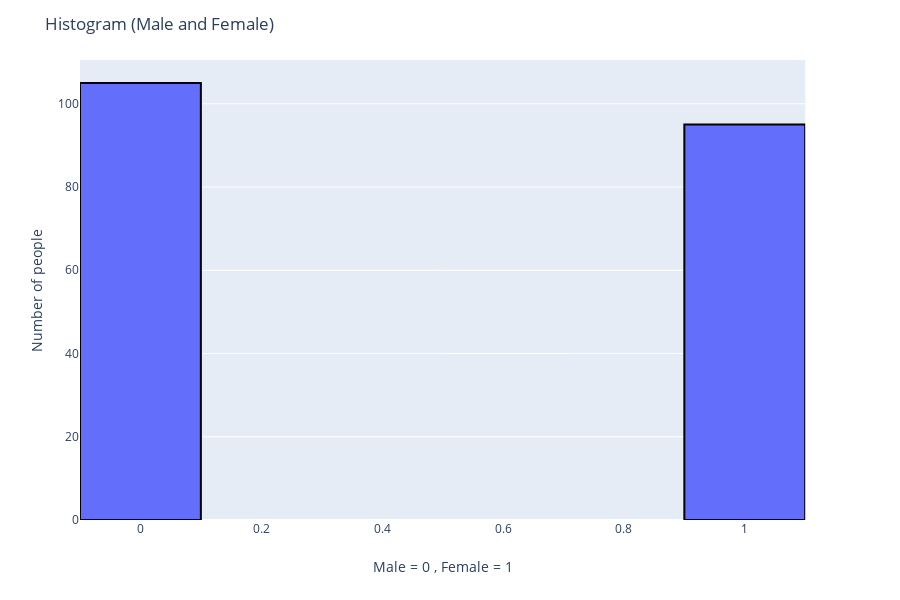

Notebook code for this chart:
### Markdown cell above
# Variable 1 (Gender)

In this section I will generate an array of 200 numbers that will either be 0 that represents Male or 1 that represents Female.

Once the array is completed I will generate a histogram to display the overall distribution. I have set the nbin size to 6 so that it will display two bars. The histogram is interactive and by this I mean that when you place the mouse pointer over one of the bars it will display that X is either 0(Male) or 1(Female) along with the total number of 0's and 1's that are in the array. The total number of 0's in the array is 106 and the total number of 1's is 94.

### Code cell
'''Generate 200 numbers to represent male(0) and female(1)'''

gender=np.random.choice(2,200) # Generate a uniform random sample.
#print(gender) # Print to screen - Testing purpose to check seed worked

# Create a histogram that is interactive
#fig = go.Figure()
fig = px.histogram(x=gender, nbins=6) # Add the array age to be displayed

# Add black line around the bars represented.
fig.data[0].marker.line.width = 2
fig.data[0].marker.line.color = "black"

# Set the graph labels
fig.update_layout(
    title="Histogram (Male and Female)",
    xaxis_title="Male = 0 , Female = 1",
    yaxis_title="Number of people",
)
fig.show() # Show

### Figure 1 — Plotly figure (JSON) as saved in the notebook; plotly's stock layout.template omitted (floating-point values rounded to 4 significant figures; data arrays with more than 128 entries replaced by an {"elided": "..."} marker saying what was removed)
{"data": [{"alignmentgroup": "True", "bingroup": "x", "hoverlabel": {"namelength": 0}, "hovertemplate": "x=%{x}<br>count=%{y}", "legendgroup": "", "marker": {"color": "#636efa", "line": {"color": "black", "width": 2}}, "name": "", "nbinsx": 6, "offsetgroup": "", "orientation": "v", "showlegend": false, "type": "histogram", "x": {"elided": "200 int values"}, "xaxis": "x", "yaxis": "y"}], "layout": {"barmode": "relative", "height": 600, "legend": {"tracegroupgap": 0}, "margin": {"t": 60}, "title": {"text": "Histogram (Male and Female)"}, "xaxis": {"anchor": "y", "domain": [0, 0.98], "title": {"text": "Male = 0 , Female = 1"}}, "yaxis": {"anchor": "x", "domain": [0, 1], "title": {"text": "Number of people"}}}}
